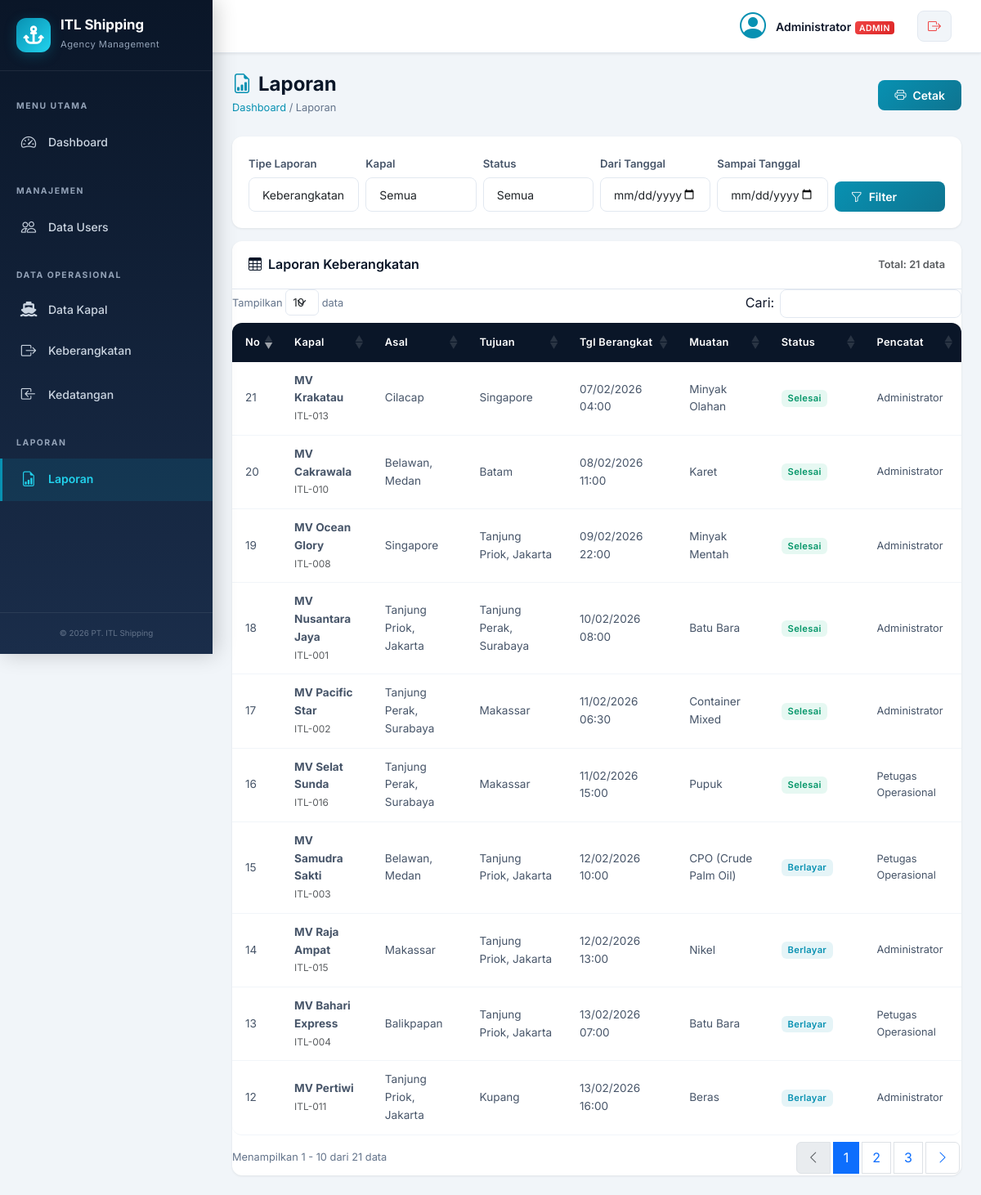
Screenshot of /laporan/index.php (signed in) with the database file from the repository.
### tables this page shows
CREATE TABLE `keberangkatan` (
  `id` int(11) NOT NULL,
  `id_kapal` int(11) NOT NULL,
  `pelabuhan_asal` varchar(100) NOT NULL,
  `pelabuhan_tujuan` varchar(100) NOT NULL,
  `tanggal_berangkat` datetime NOT NULL,
  `muatan` varchar(100) DEFAULT NULL,
  `berat_muatan` int(11) DEFAULT 0,
  `status` enum('dijadwalkan','berlayar','selesai','batal') NOT NULL DEFAULT 'dijadwalkan',
  `catatan` text DEFAULT NULL,
  `created_by` int(11) DEFAULT NULL,
  `created_at` datetime NOT NULL DEFAULT current_timestamp(),
  `updated_at` datetime NOT NULL DEFAULT current_timestamp() ON UPDATE current_timestamp()
);

CREATE TABLE `kapal` (
  `id` int(11) NOT NULL,
  `nama_kapal` varchar(100) NOT NULL,
  `kode_kapal` varchar(30) NOT NULL,
  `jenis_kapal` varchar(50) DEFAULT NULL,
  `bendera` varchar(50) DEFAULT NULL,
  `kapasitas_ton` int(11) DEFAULT 0,
  `pemilik` varchar(100) DEFAULT NULL,
  `keterangan` text DEFAULT NULL,
  `status` enum('aktif','nonaktif') NOT NULL DEFAULT 'aktif',
  `created_at` datetime NOT NULL DEFAULT current_timestamp(),
  `updated_at` datetime NOT NULL DEFAULT current_timestamp() ON UPDATE current_timestamp()
);

CREATE TABLE `users` (
  `id` int(11) NOT NULL,
  `username` varchar(50) NOT NULL,
  `password` varchar(255) NOT NULL,
  `nama_lengkap` varchar(100) NOT NULL,
  `email` varchar(100) DEFAULT NULL,
  `no_telepon` varchar(20) DEFAULT NULL,
  `level` enum('admin','pimpinan','petugas') NOT NULL DEFAULT 'petugas',
  `foto` varchar(255) DEFAULT NULL,
  `created_at` datetime NOT NULL DEFAULT current_timestamp(),
  `updated_at` datetime NOT NULL DEFAULT current_timestamp() ON UPDATE current_timestamp()
);

### laporan/index.php (the view, shortened to what this page needs)
<?php
require_once __DIR__ . '/../config/database.php';
$filter_tipe = $_GET['tipe'] ?? 'keberangkatan';
$filter_kapal = $_GET['kapal'] ?? '';
$filter_status = $_GET['status'] ?? '';
$filter_dari = $_GET['dari'] ?? '';
$filter_sampai = $_GET['sampai'] ?? '';
if ($filter_tipe === 'kedatangan') {
    $sql = "SELECT kd.*, kp.nama_kapal, kp.kode_kapal, u.nama_lengkap as pencatat
            FROM kedatangan kd
            JOIN kapal kp ON kd.id_kapal = kp.id
            LEFT JOIN users u ON kd.created_by = u.id
            WHERE 1=1";
    $params = [];
    if ($filter_kapal) {
        $sql .= " AND kd.id_kapal = ?";
        $params[] = $filter_kapal;
    }
    if ($filter_status) {
        $sql .= " AND kd.status = ?";
        $params[] = $filter_status;
    }
    if ($filter_dari) {
        $sql .= " AND DATE(kd.tanggal_tiba) >= ?";
        $params[] = $filter_dari;
    }
    if ($filter_sampai) {
        $sql .= " AND DATE(kd.tanggal_tiba) <= ?";
        $params[] = $filter_sampai;
    }
    $sql .= " ORDER BY kd.tanggal_tiba DESC";
    $status_options = ['menunggu', 'tiba', 'terlambat', 'batal'];
} else {
    $sql = "SELECT k.*, kp.nama_kapal, kp.kode_kapal, u.nama_lengkap as pencatat
            FROM keberangkatan k
            JOIN kapal kp ON k.id_kapal = kp.id
            LEFT JOIN users u ON k.created_by = u.id
            WHERE 1=1";
    $params = [];
    $sql .= " ORDER BY k.tanggal_berangkat DESC";
}
$stmt = $pdo->prepare($sql);
$stmt->execute($params);
$data = $stmt->fetchAll();
require_once __DIR__ . '/../includes/header.php';
require_once __DIR__ . '/../includes/sidebar.php';
?>
<div class="page-header">
    <div>
        <h2><i class="bi bi-file-earmark-bar-graph"></i> Laporan</h2>
        <span class="breadcrumb-custom"><a href="/app_shipping/index.php">Dashboard</a> / Laporan</span>
    </div>
    <button onclick="window.print()" class="btn btn-primary-custom">
        <i class="bi bi-printer"></i> Cetak
    </button>
</div>
<div class="card-custom mb-3">
    <div class="card-body-custom">
        <form method="GET" action="" class="row g-2 align-items-end">
            <div class="col-md-2">
                <label class="form-label-custom">Tipe Laporan</label>
                <select name="tipe" class="form-select form-select-custom" onchange="this.form.submit()">
                    <option value="keberangkatan" <?= $filter_tipe === 'keberangkatan' ? 'selected' : '' ?>>Keberangkatan</option>
                </select>
            </div>
            <div class="col-md-2">
                <label class="form-label-custom">Kapal</label>
                <select name="kapal" class="form-select form-select-custom">
                    <option value="">Semua</option>
                </select>
            </div>
            <div class="col-md-2">
                <label class="form-label-custom">Status</label>
                <select name="status" class="form-select form-select-custom">
                    <option value="">Semua</option>
                </select>
            </div>
            <div class="col-md-2">
                <label class="form-label-custom">Dari Tanggal</label>
                <input type="date" name="dari" class="form-control form-control-custom" value="<?= $filter_dari ?>">
            </div>
            <div class="col-md-2">
                <label class="form-label-custom">Sampai Tanggal</label>
                <input type="date" name="sampai" class="form-control form-control-custom" value="<?= $filter_sampai ?>">
            </div>
            <div class="col-md-2">
                <button type="submit" class="btn btn-primary-custom w-100"><i class="bi bi-funnel"></i> Filter</button>
            </div>
        </form>
    </div>
</div>
<div class="card-custom">
    <div class="card-header-custom">
        <i class="bi bi-table"></i> Laporan <?= ucfirst($filter_tipe) ?>
        <span class="ms-auto text-muted" style="font-size: 0.8rem;">Total: <?= count($data) ?> data</span>
    </div>
    <div class="card-body-custom p-0">
        <div class="table-responsive">
            <table class="table table-custom datatable">
                <thead>
                    <tr>
                        <th>No</th>
                        <th>Kapal</th>
                        <?php if ($filter_tipe === 'keberangkatan'): ?>
                        <th>Asal</th>
                        <th>Tujuan</th>
                        <th>Tgl Berangkat</th>
                        <th>Muatan</th>
                        <?php endif; ?>
                        <th>Status</th>
                        <th>Pencatat</th>
                    </tr>
                </thead>
                <tbody>
                    <?php foreach ($data as $i => $d): ?>
                    <tr>
                        <td><?= $i + 1 ?></td>
                        <td>
                            <strong><?= htmlspecialchars($d['nama_kapal']) ?></strong><br>
                            <small class="text-muted"><?= htmlspecialchars($d['kode_kapal']) ?></small>
                        </td>
                        <?php if ($filter_tipe === 'keberangkatan'): ?>
                        <td><?= htmlspecialchars($d['pelabuhan_asal']) ?></td>
                        <td><?= htmlspecialchars($d['pelabuhan_tujuan']) ?></td>
                        <td><?= date('d/m/Y H:i', strtotime($d['tanggal_berangkat'])) ?></td>
                        <td><?= htmlspecialchars($d['muatan'] ?? '-') ?></td>
                        <?php endif; ?>
                        <td><span class="badge-status badge-<?= $d['status'] ?>"><?= ucfirst($d['status']) ?></span></td>
                        <td style="font-size: 0.8rem;"><?= htmlspecialchars($d['pencatat'] ?? '-') ?></td>
                    </tr>
                    <?php endforeach; ?>
                </tbody>
            </table>
        </div>
    </div>
</div>
<?php require_once __DIR__ . '/../includes/footer.php'; ?>

### assets/css/style.css (style rules this page uses)
:root { --primary: #0a1628; --primary-light: #1a2d4a; --secondary: #0891b2; --secondary-light: #22d3ee; --accent: #f59e0b; --accent-light: #fbbf24; --success: #10b981; --danger: #ef4444; --warning: #f59e0b; --info: #3b82f6; --dark: #0f172a; --gray-100: #f1f5f9; --gray-200: #e2e8f0; --gray-300: #cbd5e1; --gray-400: #94a3b8; --gray-500: #64748b; --gray-600: #475569; --white: #ffffff; --sidebar-width: 260px; --navbar-height: 65px; --border-radius: 12px; --shadow-sm: 0 1px 3px rgba(0,0,0,0.08); --shadow-md: 0 4px 20px rgba(0,0,0,0.1); --shadow-lg: 0 10px 40px rgba(0,0,0,0.15); --transition: all 0.3s cubic-bezier(0.4, 0, 0.2, 1); }
* { margin: 0; padding: 0; box-sizing: border-box; }
body { font-family: 'Inter', -apple-system, BlinkMacSystemFont, sans-serif; background: var(--gray-100); color: var(--dark); line-height: 1.6; overflow-x: hidden; }
a { text-decoration: none; }
.page-header { display: flex; align-items: center; justify-content: space-between; flex-wrap: wrap; gap: 1rem; margin-bottom: 1.5rem; }
.page-header h2 { font-size: 1.5rem; font-weight: 700; color: var(--primary); margin: 0; display: flex; align-items: center; gap: 0.5rem; }
.page-header h2 i { color: var(--secondary); }
.breadcrumb-custom { font-size: 0.8rem; color: var(--gray-500); }
.breadcrumb-custom a { color: var(--secondary); }
.card-custom { background: #fff; border: none; border-radius: var(--border-radius); box-shadow: var(--shadow-sm); transition: var(--transition); overflow: hidden; }
.card-header-custom { background: transparent; border-bottom: 1px solid var(--gray-200); padding: 1rem 1.25rem; font-weight: 600; color: var(--primary); display: flex; align-items: center; gap: 0.5rem; }
.card-body-custom { padding: 1.25rem; }
.btn-primary-custom { background: linear-gradient(135deg, var(--secondary), #0e7490); border: none; color: #fff; font-weight: 600; padding: 0.5rem 1.25rem; border-radius: 8px; font-size: 0.875rem; transition: var(--transition); display: inline-flex; align-items: center; gap: 0.5rem; }
.form-control-custom, .form-select-custom { border: 1.5px solid var(--gray-200); border-radius: 8px; padding: 0.6rem 1rem; font-size: 0.875rem; transition: var(--transition); background: #fff; }
.form-label-custom { font-weight: 600; font-size: 0.825rem; color: var(--gray-600); margin-bottom: 0.35rem; }
.table-custom { border-collapse: separate; border-spacing: 0; width: 100%; }
.table-custom thead th { background: var(--primary); color: #fff; font-weight: 600; font-size: 0.8rem; padding: 0.85rem 1rem; letter-spacing: 0.3px; white-space: nowrap; border: none; }
.table-custom thead th:first-child { border-radius: var(--border-radius) 0 0 0; }
.table-custom thead th:last-child { border-radius: 0 var(--border-radius) 0 0; }
.table-custom tbody td { padding: 0.75rem 1rem; font-size: 0.85rem; vertical-align: middle; border-bottom: 1px solid var(--gray-100); color: var(--gray-600); }
.table-custom tbody tr:last-child td:first-child { border-radius: 0 0 0 var(--border-radius); }
.table-custom tbody tr:last-child td:last-child { border-radius: 0 0 var(--border-radius) 0; }
.badge-status { font-size: 0.7rem; padding: 0.3em 0.7em; border-radius: 6px; font-weight: 600; letter-spacing: 0.3px; }
.badge-aktif, .badge-tiba, .badge-selesai { background: rgba(16, 185, 129, 0.1); color: #059669; }
.badge-berlayar { background: rgba(8, 145, 178, 0.1); color: #0891b2; }

### rows the page displays
keberangkatan: id_kapal.nama_kapal "MV Pertiwi", id_kapal.kode_kapal "ITL-011", pelabuhan_asal "Tanjung Priok, Jakarta", pelabuhan_tujuan "Kupang", tanggal_berangkat "13/02/2026 16:00", muatan "Beras", status "Berlayar", created_by.nama_lengkap "Administrator"
keberangkatan: id_kapal.nama_kapal "MV Bahari Express", id_kapal.kode_kapal "ITL-004", pelabuhan_asal "Balikpapan", pelabuhan_tujuan "Tanjung Priok, Jakarta", tanggal_berangkat "13/02/2026 07:00", muatan "Batu Bara", status "Berlayar", created_by.nama_lengkap "Petugas Operasional"
keberangkatan: id_kapal.nama_kapal "MV Raja Ampat", id_kapal.kode_kapal "ITL-015", pelabuhan_asal "Makassar", pelabuhan_tujuan "Tanjung Priok, Jakarta", tanggal_berangkat "12/02/2026 13:00", muatan "Nikel", status "Berlayar", created_by.nama_lengkap "Administrator"
keberangkatan: id_kapal.nama_kapal "MV Samudra Sakti", id_kapal.kode_kapal "ITL-003", pelabuhan_asal "Belawan, Medan", pelabuhan_tujuan "Tanjung Priok, Jakarta", tanggal_berangkat "12/02/2026 10:00", muatan "CPO (Crude Palm Oil)", status "Berlayar", created_by.nama_lengkap "Petugas Operasional"
keberangkatan: id_kapal.nama_kapal "MV Selat Sunda", id_kapal.kode_kapal "ITL-016", pelabuhan_asal "Tanjung Perak, Surabaya", pelabuhan_tujuan "Makassar", tanggal_berangkat "11/02/2026 15:00", muatan "Pupuk", status "Selesai", created_by.nama_lengkap "Petugas Operasional"
keberangkatan: id_kapal.nama_kapal "MV Pacific Star", id_kapal.kode_kapal "ITL-002", pelabuhan_asal "Tanjung Perak, Surabaya", pelabuhan_tujuan "Makassar", tanggal_berangkat "11/02/2026 06:30", muatan "Container Mixed", status "Selesai", created_by.nama_lengkap "Administrator"
keberangkatan: id_kapal.nama_kapal "MV Nusantara Jaya", id_kapal.kode_kapal "ITL-001", pelabuhan_asal "Tanjung Priok, Jakarta", pelabuhan_tujuan "Tanjung Perak, Surabaya", tanggal_berangkat "10/02/2026 08:00", muatan "Batu Bara", status "Selesai", created_by.nama_lengkap "Administrator"
keberangkatan: id_kapal.nama_kapal "MV Ocean Glory", id_kapal.kode_kapal "ITL-008", pelabuhan_asal "Singapore", pelabuhan_tujuan "Tanjung Priok, Jakarta", tanggal_berangkat "09/02/2026 22:00", muatan "Minyak Mentah", status "Selesai", created_by.nama_lengkap "Administrator"
keberangkatan: id_kapal.nama_kapal "MV Cakrawala", id_kapal.kode_kapal "ITL-010", pelabuhan_asal "Belawan, Medan", pelabuhan_tujuan "Batam", tanggal_berangkat "08/02/2026 11:00", muatan "Karet", status "Selesai", created_by.nama_lengkap "Administrator"
keberangkatan: id_kapal.nama_kapal "MV Krakatau", id_kapal.kode_kapal "ITL-013", pelabuhan_asal "Cilacap", pelabuhan_tujuan "Singapore", tanggal_berangkat "07/02/2026 04:00", muatan "Minyak Olahan", status "Selesai", created_by.nama_lengkap "Administrator"

### other values shown
$_SESSION['user_nama'] "Administrator"
$_SESSION['user_level'] "ADMIN"
$filter_tipe "Keberangkatan"
count($data) "21"
